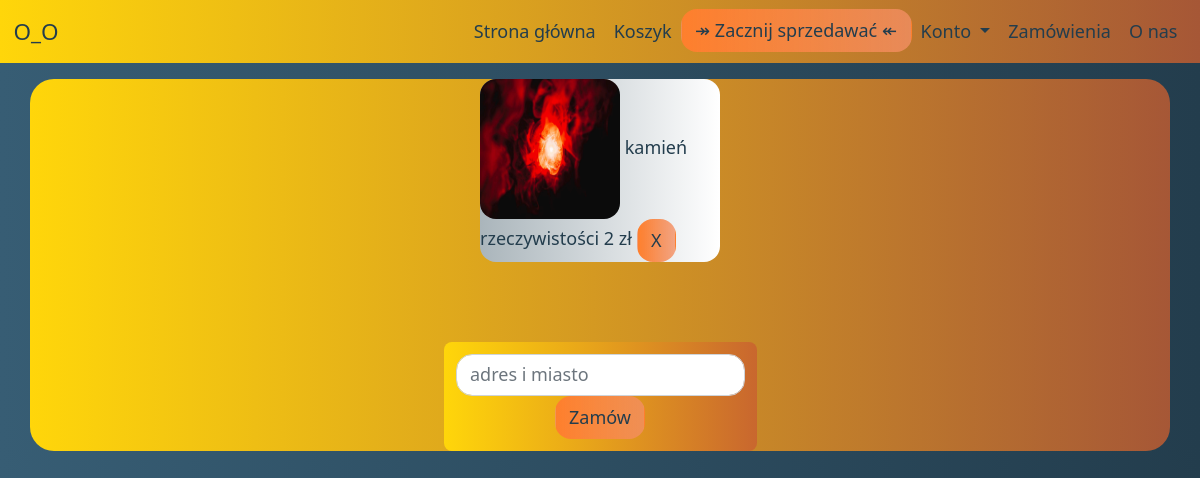
Screenshot of /index.php?Strona=Koszyk&&ID=49 (signed in) with the database file from the repository.
### tables this page shows
CREATE TABLE `produkty` (
  `ID` int(255) NOT NULL,
  `Kogo_produkt` int(255) NOT NULL,
  `Opis` longtext NOT NULL,
  `Tytul` varchar(255) NOT NULL,
  `Data_dodania` date NOT NULL,
  `Zdjecie` varchar(255) NOT NULL,
  `Cena` double NOT NULL,
  `Tagi` varchar(255) NOT NULL
);

### podstrony/Koszyk.php (the view, shortened to what this page needs)
<?php
include "rzecz.php";
if ($k == "k") {
    if (isset($_GET['ID']) || isset($_SESSION['zakupy'])) {
        $DB = mysqli_connect(
            $Database_Host,
            $Database_User,
            $Database_Pssss,
            $Database_name
        );
        echo "<div class='container formdiv tło'>";
        foreach ($_SESSION['zakupy'] as $produkt) {
            $query = "SELECT `Tytul` , `Cena` , `Zdjecie` FROM produkty WHERE ID = '$produkt[0]'";
            $result = mysqli_query($DB, $query);
            while ($row = $result->fetch_assoc()) {
                echo "<div class='koszyk'><a href='index.php?Strona=Produkty&&ID=" . $produkt[0] . "'>
                        <img class='img-fluid' src='podstrony/zdjecia/produkty/" . $row["Zdjecie"] . "' /> "
                    . $row['Tytul'] . " "
                    . $row['Cena'] .
                    " zł</a>
                    <a href=index.php?Strona=Koszyk&&Usun=" . $produkt[0] . "><button class= 'btn'>X</button></a>
                    </div>";
            }
        }
    } else {
        echo "Koszyk jest pusty";
    }
} else {
    header("Location: /index.php?Strona=StronaGłówna");
}
?>
<div>
    <form action="/Handler.php?Rzecz=Zamówienie" class="formdiv form-rzeczy" method="POST">
        <input name="adres" class="form-control" type="text" placeholder="adres i miasto" required />
        <button type="submit" class="btn"> Zamów </button>
    </form>
</div>
</div>

### css/styl.css (style rules this page uses)
* { font-size: large; }
.koszyk { background: -webkit-linear-gradient(90deg, #aab5bb 0%, #ffffff 100%); background: -moz-linear-gradient(90deg, #aab5bb 0%, #ffffff 100%); background: -o-linear-gradient(90deg, #aab5bb 0%, #ffffff 100%); background: linear-gradient(90deg, #aab5bb 0%, #ffffff 100%); margin: 1vw; width: 20vw; text-align: left; border-radius: 2vh; }
.koszyk img { min-height: 140px; max-height: 140px; min-width: 140px; max-width: 140px; }
.tło { margin-top: 2vh; border-radius: 2vw; width: auto; background: -webkit-linear-gradient(90deg, #ffd60a 0%, rgba(201, 94, 48, 0.7882352941) 100%); background: -moz-linear-gradient(90deg, #ffd60a 0%, rgba(201, 94, 48, 0.7882352941) 100%); background: -o-linear-gradient(90deg, #ffd60a 0%, rgba(201, 94, 48, 0.7882352941) 100%); background: linear-gradient(90deg, #ffd60a 0%, rgba(201, 94, 48, 0.7882352941) 100%); }
img { min-width: 200px; border-radius: 2vh; }
.btn { background: -webkit-linear-gradient(90deg, #fe7f2d 0%, rgba(243, 143, 100, 0.7882352941) 100%); background: -moz-linear-gradient(90deg, #fe7f2d 0%, rgba(243, 143, 100, 0.7882352941) 100%); background: -o-linear-gradient(90deg, #fe7f2d 0%, rgba(243, 143, 100, 0.7882352941) 100%); background: linear-gradient(90deg, #fe7f2d 0%, rgba(243, 143, 100, 0.7882352941) 100%); color: #233D4D; border-radius: 2vh; width: fit-content; }
a { text-decoration: none; color: #233D4D; }
body { text-align: center; background: -webkit-linear-gradient(90deg, #375d74 0%, #233d4d 100%); background: -moz-linear-gradient(90deg, #375d74 0%, #233d4d 100%); background: -o-linear-gradient(90deg, #375d74 0%, #233d4d 100%); background: linear-gradient(90deg, #375d74 0%, #233d4d 100%); }
body .formdiv { text-align: -webkit-center; width: 100vw; }
body .form-rzeczy { display: block; text-align: center; width: fit-content; margin-top: 10vh; background: -webkit-linear-gradient(90deg, #ffd60a 0%, rgba(201, 94, 48, 0.7882352941) 100%); background: -moz-linear-gradient(90deg, #ffd60a 0%, rgba(201, 94, 48, 0.7882352941) 100%); background: -o-linear-gradient(90deg, #ffd60a 0%, rgba(201, 94, 48, 0.7882352941) 100%); background: linear-gradient(90deg, #ffd60a 0%, rgba(201, 94, 48, 0.7882352941) 100%); color: #233D4D; border-radius: 1vh; padding: 1vw; font-weight: 600; }
body .form-rzeczy .form-control { max-width: fit-content; border-radius: 2vh; }

### rows the page displays
produkty: Zdjecie (picture), Tytul "kamień rzeczywistości", Cena "2"
